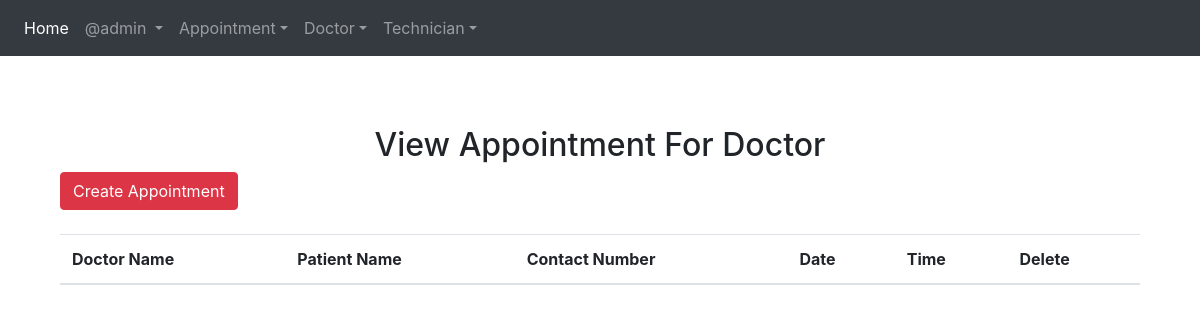
The page /diagnostic_center/view_appointment_doctor/ (signed in) on the database as committed earlier.
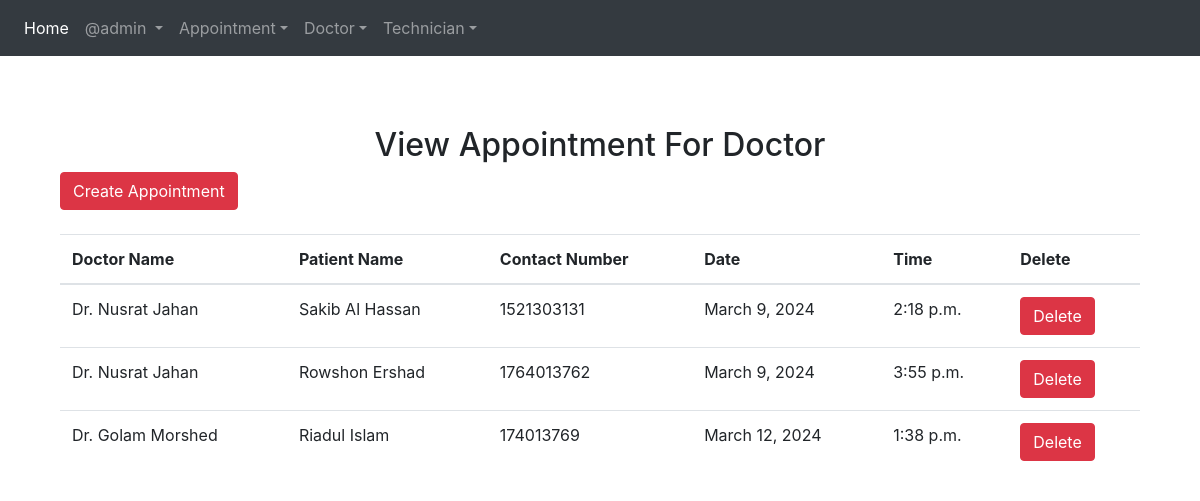
The same page on the database as committed later.
### App_Login/models.py (models this page shows)
class User(AbstractUser):
    is_dcmadmin = models.BooleanField(default=False)
    is_doctor = models.BooleanField(default=False)
    is_technician = models.BooleanField(default=False)
    profile_pic = models.ImageField(upload_to='profile_pics', null=True, blank=True)

class Doctor(models.Model):
    user = models.OneToOneField(User, related_name='doctor_profile', on_delete=models.CASCADE, primary_key=True)
    doctor_full_name = models.CharField(max_length=200, null=True, blank=True)
    phone = models.IntegerField(blank=True, null=True)
    spe = models.CharField(max_length=200, null=True, blank=True)
    designation =models.CharField(max_length=200, null=True, blank=True)
    degree = models.CharField(max_length=200, null=True, blank=True)
    current_working_place=models.CharField(max_length=200, null=True, blank=True)
    mbbs_institution = models.CharField(max_length=200, null=True, blank=True)
    post_graduation_institution = models.CharField(max_length=200, null=True, blank=True)
    def __str__(self):
    	return self.doctor_full_name

class DcmPatient(models.Model):
    user = models.ForeignKey(User, on_delete=models.CASCADE, related_name='dcmpatient_profile')
    name = models.CharField(max_length=50)
    gender = models.CharField(max_length=50, null=True, blank=True)
    mobile = models.IntegerField(null=True)
    age = models.IntegerField()
    address = models.CharField(max_length=150)
    def __str__(self):
        return self.name

### Diagnostic_Center/models.py (models this page shows, shortened)
class DoctorAppointment(models.Model):
    user = models.ForeignKey(User, blank=True, null=True, on_delete=models.CASCADE)
    doctor = models.ForeignKey(Doctor, on_delete=models.CASCADE)
    patient = models.ForeignKey(DcmPatient, on_delete=models.CASCADE)
    appointment= models.CharField(max_length=50 , null=True, blank=True)
    mobile = models.IntegerField(null=True)
    date1 = models.DateField()
    time1 = models.TimeField()

### Diagnostic_Center/views.py (the view)
# urls.py: path('view_appointment_doctor/', views.view_appointment_doctor, name='view_appointment_doctor'),
@login_required
def view_appointment_doctor(request):
    app = DoctorAppointment.objects.all()
    a = {'app': app}
    return render(request, 'Diagnostic_Center/view_appointment_doctor.html', a)

### templates/Diagnostic_Center/view_appointment_doctor.html (shortened to what this page needs)
{% extends 'base.html' %}
{% block body_block %}
<div class="container" style="margin-top:50px">
<h2 class="text-center">View Appointment For Doctor</h2>
<td><a href="{% url 'Diagnostic_Center:create_appointment_doctor' %}" class="btn btn-danger">Create Appointment</a></td>
<br><br>
<table class="table table-hover" id="example">
    <thead>
        <tr>
            <th>Doctor Name</th>
            <th>Patient Name</th>
            <th>Contact Number</th>
            <th>Date</th>
            <th>Time</th>
            <th>Delete</th>
        </tr>
    </thead>
    <tbody>
        {% for i in app %}
        <tr>
            <td>{{i.doctor}}</td>
            <td>{{i.patient}}</td>
            <td>{{i.mobile}}</td>
            <td>{{i.date1}}</td>
            <td>{{i.time1}}</td>
            <td><a href="{% url 'Diagnostic_Center:delete_appointment_doctor' i.id %}" onClick="return confirm('Are you sure?')" class="btn btn-danger">Delete</a></td>
        </tr>
        {% endfor %}
    </tbody>
</table>
</div>
{% endblock %}

### templates/base.html (shortened to what this page needs)
<!DOCTYPE html>
<html lang="en" dir="ltr">
  <head>
        <link rel="stylesheet" href="https://maxcdn.bootstrapcdn.com/bootstrap/4.4.1/css/bootstrap.min.css"/>
        <link rel="stylesheet" href="https://cdn.datatables.net/1.13.7/css/jquery.dataTables.min.css">
  <link rel="stylesheet" href="https://cdn.datatables.net/buttons/2.4.2/css/buttons.dataTables.min.css">
  </head>
  <body>
    <nav class="navbar navbar-expand-sm bg-dark navbar-dark">
        <ul class="navbar-nav">
          <li class="nav-item active">
            <a class="nav-link" href="{% url 'index' %}"> Home</a></li>
            {% if user.is_authenticated and user.is_doctor  %}
            <div class="nav-item dropdown">
              <a class="nav-link dropdown-toggle" href="#" id="navbardrop" data-toggle="dropdown">
                @{{user.username}}
              </a>
              <div class="dropdown-menu">
               <a class="dropdown-item" href="{% url 'App_Login:doctor_profile' %}">Your Profile</a>
                <a class="dropdown-item"  href="{% url 'App_Login:view_patient' %}"> Patient</a>
                <a class="dropdown-item"  href="{% url 'Diagnostic_Center:view_prescription' %}"> Prescription</a>
                <a class="dropdown-item" href="{% url 'App_Login:logout' %}">Logout</a>
                <hr>
              </div>
            </div>
              <br>
              <li class="nav-item dropdown"><a class="nav-link dropdown-toggle" data-toggle="dropdown" href="#">Appointment</a>
                <div class="dropdown-menu">
                  <a class="dropdown-item"  href="{% url 'Diagnostic_Center:view_appointment_doctor' %}">Appointment For Doctor</a>
                </div>
              </li>
            {% elif user.is_authenticated %}
            <div class="nav-item dropdown">
              <a class="nav-link dropdown-toggle" href="#" id="navbardrop" data-toggle="dropdown">
                @{{user.username}}
              </a>
            </div>
            <li class="nav-item dropdown"><a class="nav-link dropdown-toggle" data-toggle="dropdown" href="#">Appointment</a>
            </li>
          {% endif %}
          {% if request.user.is_staff %}
          <li class="nav-item dropdown"><a class="nav-link dropdown-toggle" data-toggle="dropdown" href="#">Doctor</a>
            <li class="nav-item dropdown"><a class="nav-link dropdown-toggle" data-toggle="dropdown" href="#">Technician</a>
           </li>
          </li>
          {% endif %}
        </ul>
    </nav>
    <div class="container" style="padding-top: 20px">
        {% block body_block %}
        {% endblock %}
    </div>
</body>
</html>

Rows that differ between the two databases and show on the page:
added DoctorAppointment: doctor "Dr. Nusrat Jahan", patient "Sakib Al Hassan", mobile "1521303131", date1 "March 9, 2024", time1 "2:18 p.m."
added DoctorAppointment: doctor "Dr. Nusrat Jahan", patient "Rowshon Ershad", mobile "1764013762", date1 "March 9, 2024", time1 "3:55 p.m."
added DoctorAppointment: doctor "Dr. Golam Morshed", patient "Riadul Islam", mobile "174013769", date1 "March 12, 2024", time1 "1:38 p.m."
